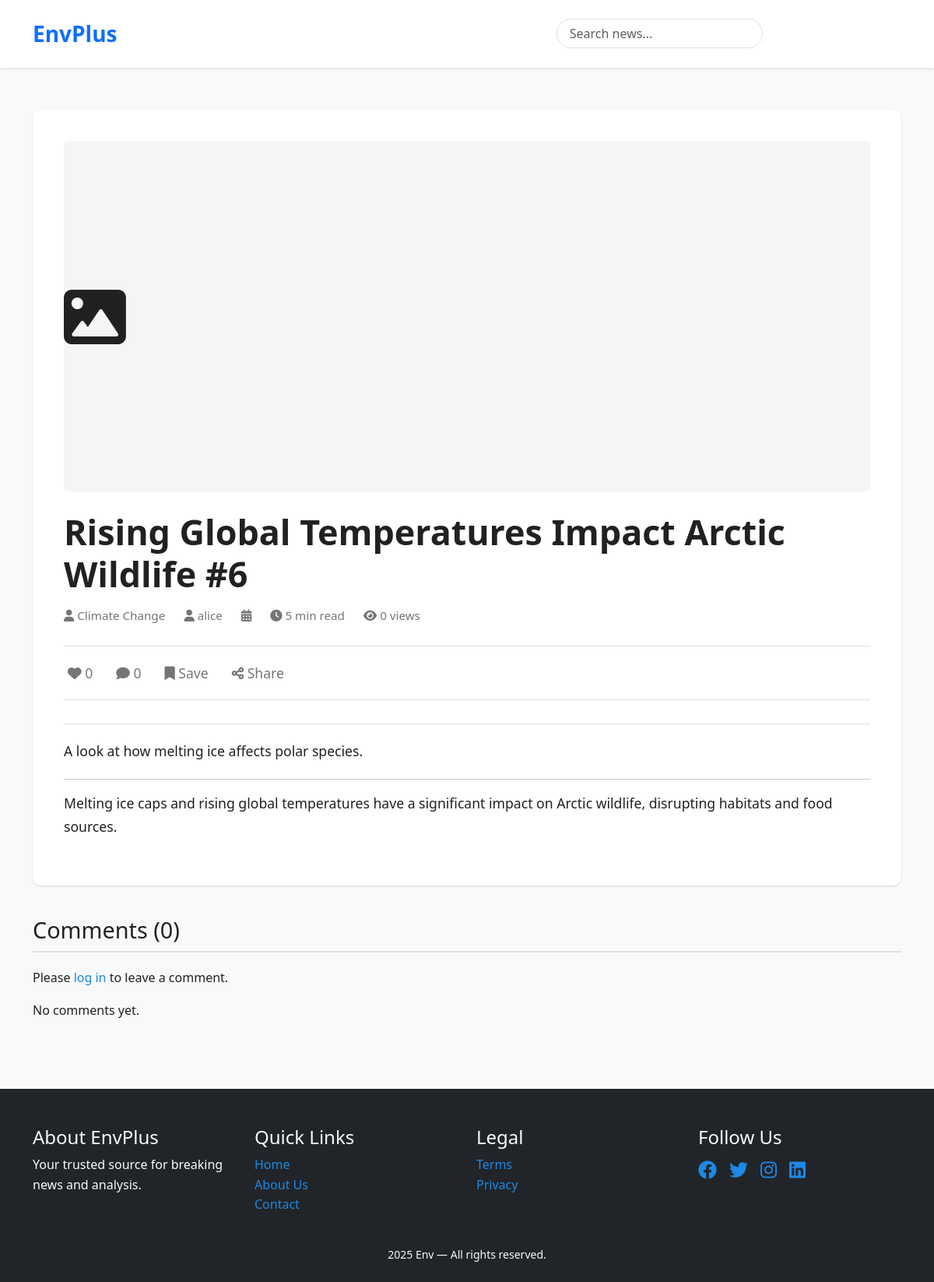
Page /news/article/19/ on the earlier database version.
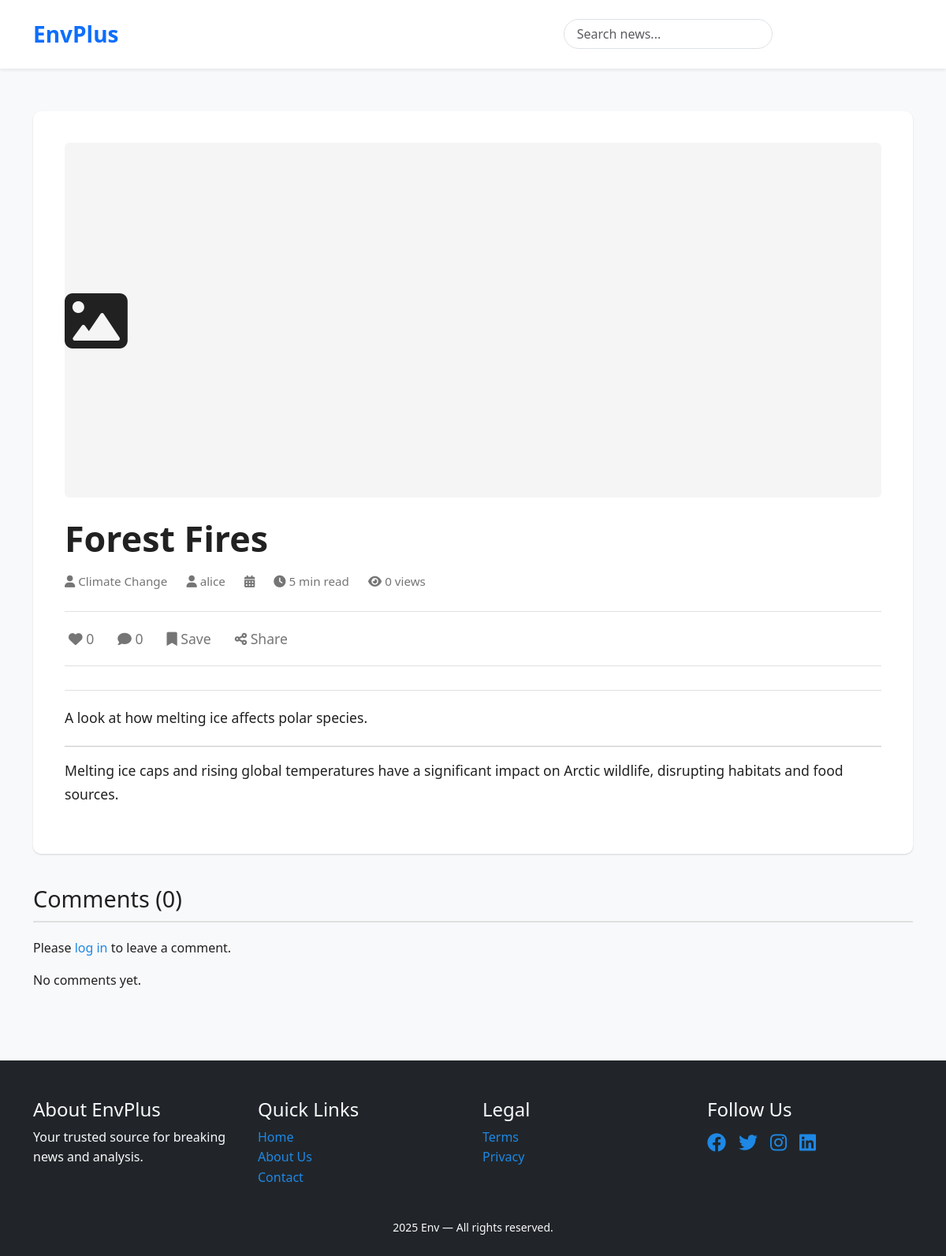
Same page on the later database version.
### newsfeed/models.py (models this page shows, shortened)
class TimestampedModel(models.Model):
    created_at = models.DateTimeField(auto_now_add=True, null=False)
    updated_at = models.DateTimeField(auto_now=True, null=False)
    class Meta:
        abstract = True

class Article(TimestampedModel):
    title = models.CharField(max_length=200)
    description = models.TextField()
    content = models.TextField()
    author = models.ForeignKey(User, on_delete=models.CASCADE, related_name='articles')
    category = models.ForeignKey(Category, on_delete=models.SET_NULL, null=True, related_name='articles')
    image = models.ImageField(upload_to='articles/', null=True, blank=True)
    read_time = models.IntegerField()
    views = models.IntegerField(default=0)
    is_published = models.BooleanField(default=True)
    def total_likes(self):
        return self.likes.count()
    def total_comments(self):
        return self.comments.count()

### newsfeed/views.py (the view, shortened to what this page needs)
# urls.py: path('article/<int:article_id>/', views.IndividualArticleDetailView.as_view(), name='article_detail'),
class IndividualArticleDetailView(APIView):
    def get(self, request, article_id):
        try:
            article= Article.objects.get(id=article_id)
            response={
                'article_detail':ArticleSerializer(article).data
            }
            if request.user == article.author:
                print("YYYYYYYYYYYYYYYYY")
                response["edit_permission"]=True
            print("Resppnse is ::", response)
            return render(request, 'newsfeed/articledetail.html', response)
        except Article.DoesNotExist:
            return redirect('home')

### newsfeed/serializers.py (called while the page is built)
    def get_like_count(self, obj):
        return obj.total_likes()

    def get_comment_count(self, obj):
        return obj.total_comments()

### newsfeed/templates/newsfeed/articledetail.html (shortened to what this page needs)
{% extends 'newsfeed/base.html' %}
{% load static %}
{% block content %}
<div class="article-detail-page">
    <article class="full-article">
        {% if article_detail.image %}
            <img src="{{ article_detail.image }}" alt="{{ article_detail.title }}" class="article-hero-image">
        {% else %}
            <div class="placeholder-hero-image"><i class="fas fa-image"></i></div>
        {% endif %}
        <h1 class="article-title">{{ article_detail.title }}</h1>
        <div class="article-meta">
            <span class="author"><i class="fas fa-user"></i> {{ article_detail.category_name }}</span>
            <span class="author"><i class="fas fa-user"></i> {{ article_detail.authorName}}</span>
            <span class="date"><i class="fas fa-calendar-alt"></i> {{ article_detail.created_at|date:"M d, Y" }}</span>
            <span class="read-time"><i class="fas fa-clock"></i> {{ article_detail.read_time }} min read</span>
            <span class="views"><i class="fas fa-eye"></i> {{ article_detail.views }} views</span>
        </div>
        <div class="article-actions-detail">
            <form action="{% url 'like_article' article_detail.id %}" method="post" style="display:inline;">
                <button type="submit" class="action-button {% if is_liked %}liked{% endif %}">
                    <i class="fas fa-heart"></i> {{ article_detail.like_count }}
                </button>
            </form>
            <a href="#comments" class="action-button">
                <i class="fas fa-comment"></i> {{ article_detail.comment_count }}
            </a>
            <form action="{% url 'save_article' article_detail.id %}" method="post" style="display:inline;">
                <button type="submit" class="action-button {% if is_saved %}saved{% endif %}">
                    <i class="fas fa-bookmark"></i> {% if is_saved %}Unsave{% else %}Save{% endif %}
                </button>
            </form>
            <button class="action-button"><i class="fas fa-share-alt"></i> Share</button>
        </div>
        <div class="article-content">
            <p class="description">{{ article_detail.description }}</p>
            <hr>
            {{ article_detail.content|linebreaks }}
        </div>
    </article>
    <section id="comments" class="comments-section">
        <h2>Comments ({{ article_detail.comment_count }})</h2>
        {% if user.is_authenticated %}
            <div class="comment-form-container">
                <h3>Leave a Comment</h3>
                <form action="{% url 'comment_article' article_detail.id %}" method="post" class="comment-form">
                    {% csrf_token %}
                    <div class="form-group">
                        <textarea name="content" class="form-control" rows="3" placeholder="Write your comment..." required></textarea>
                    </div>
                    <button type="submit" class="button primary">Submit Comment</button>
                </form>
            </div>
        {% else %}
            <p>Please <a href="{% url 'login' %}">log in</a> to leave a comment.</p>
        {% endif %}
        <div class="comment-list">
            {% for comment in article_comment_detail %}
                <div class="comment-item">
                    <div class="comment-meta">
                        <strong>{{ comment.user.username }}</strong>
                        <span class="comment-date">{{ comment.created_at|date:"M d, Y H:i" }}</span>
                    </div>
                    <p>{{ comment.content }}</p>
                </div>
            {% empty %}
                <p>No comments yet.</p>
            {% endfor %}
        </div>
    </section>
</div>
{% endblock %}

Differences in the rows shown:
changed Article "A look at how melting ice affects polar species.": title "Rising Global Temperatures Impact Arctic Wildlife #6" → "Forest Fires"
